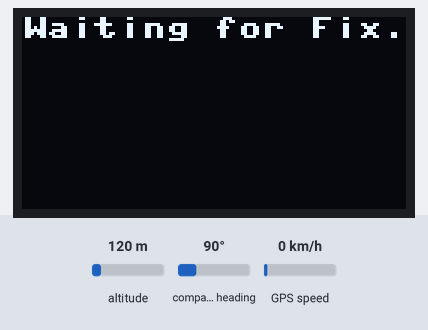
Recording of a program running on a simulated MicroPython board. Shown: 128×64 one-colour display. The test bench sets the inputs (shaded band); at power-on: altitude 120 m, compass heading 90°, GPS speed 0 km/h. The GPS gets a fix after 3 s at 37.7749, -122.4194 with 8 satellites; threads take turns every 2 ms; what the program prints to the serial console is not drawn.

Above: at 2.5 s.

The program:

gps_dual_core_with_oled.py
```python
from machine import Pin, UART, SoftI2C
import time
import _thread
from ssd1306 import SSD1306_I2C

# Use SoftI2C instead of hardware I2C
i2c2 = SoftI2C(sda=Pin(2), scl=Pin(3), freq=100000)
time.sleep(0.2)
dsp = SSD1306_I2C(128, 64, i2c2)

dataLock = _thread.allocate_lock()
keepRunning = True
GPS = UART(1, baudrate=9600, tx=Pin(8), rx=Pin(9))
GPS.write(b"$PMTK314,0,1,1,1,1,1,1,0,0,0,0,0,0,0,0,0,0,0,0*28\r\n")

NMEAdata = {
    'GPGGA' : "",
    'GPGSA' : "",
    'GPRMC' : "",
    'GPVTG' : ""
}

GPSdata = {
    'latDD'     : 0,
    'lonDD'     : 0,
    'heading'   : 0,
    'fix'       : False,
    'sats'      : 0,
    'knots'     : 0
}

def gpsThread():
    print("Thread Running")
    global keepRunning, NMEAdata
    GPGGA = ""
    GPGSA = ""
    GPRMC = ""
    GPVTG = ""

    while not GPS.any():
        pass
    while GPS.any():
        junk = GPS.read()
        print(junk)

    myNMEA = ""
    while keepRunning:
        if GPS.any():
            myChar = GPS.read(1).decode('utf-8')
            myNMEA = myNMEA + myChar
            if myChar == '\n':
                myNMEA = myNMEA.strip()
                if len(myNMEA) > 6:  # Check minimum length
                    if myNMEA[1:6] == "GPGGA":
                        GPGGA = myNMEA
                    if myNMEA[1:6] == "GPGSA":
                        GPGSA = myNMEA
                    if myNMEA[1:6] == "GPRMC":
                        GPRMC = myNMEA
                    if myNMEA[1:6] == "GPVTG":
                        GPVTG = myNMEA
                    if GPGGA != "" and GPGSA != "" and GPRMC != "" and GPVTG != "":
                        dataLock.acquire()
                        NMEAdata = {
                            'GPGGA' : GPGGA,
                            'GPGSA' : GPGSA,
                            'GPRMC' : GPRMC,
                            'GPVTG' : GPVTG
                        }
                        dataLock.release()
                myNMEA = ""
    print("Thread Terminated Cleanly")

def parseGPS():
    try:
        readFix = int(NMEAmain['GPGGA'].split(',')[6])
        if readFix != 0:
            GPSdata['fix'] = True

            # Parse Latitude
            latRAW = NMEAmain['GPGGA'].split(',')[2]
            if latRAW:
                latDD = int(latRAW[0:2]) + float(latRAW[2:])/60
                if NMEAmain['GPGGA'].split(',')[3] == 'S':
                    latDD = -latDD
                GPSdata['latDD'] = latDD

            # Parse Longitude
            lonRAW = NMEAmain['GPGGA'].split(',')[4]
            if lonRAW:
                lonDD = int(lonRAW[0:3]) + float(lonRAW[3:])/60
                if NMEAmain['GPGGA'].split(',')[5] == 'W':
                    lonDD = -lonDD
                GPSdata['lonDD'] = lonDD

            # Parse Heading
            heading_str = NMEAmain['GPRMC'].split(',')[8]
            if heading_str:
                GPSdata['heading'] = float(heading_str)
            else:
                GPSdata['heading'] = 0

            # Parse Speed
            knots_str = NMEAmain['GPRMC'].split(',')[7]
            if knots_str:
                GPSdata['knots'] = float(knots_str)
            else:
                GPSdata['knots'] = 0

            # Parse Satellites
            sats = NMEAmain['GPGGA'].split(',')[7]
            sats = int(sats)
            GPSdata['sats'] = sats if sats else '0'
        else:
            GPSdata['fix'] = False

    except (ValueError, IndexError) as e:
        print("GPS Parse Error:", e)
        GPSdata['fix'] = False

def dispOLED():
    dsp.fill(0)
    if GPSdata['fix'] == False:
        dsp.text("Waiting for Fix...", 0, 0)
    else:
        dsp.text("ULTIMATE GPS:", 0, 0)
        dsp.text("LAT:" + str(round(GPSdata['latDD'], 4)), 0, 12)
        dsp.text("LON:" + str(round(GPSdata['lonDD'], 4)), 0, 24)
        dsp.text("SPD:" + str(round(GPSdata['knots'], 1)) + 'kts', 0, 36)
        dsp.text("HDG:" + str(round(GPSdata['heading'], 1)), 0, 48)
        dsp.text("SAT:" + str(GPSdata['sats']), 90, 48)
    dsp.show()

# Start GPS thread
_thread.start_new_thread(gpsThread, ())
time.sleep(2)

try:
    while True:
        dataLock.acquire()
        NMEAmain = NMEAdata.copy()
        dataLock.release()
        parseGPS()

        if GPSdata['fix'] == False:
            print("Waiting for Fix . . .")
        else:
            print("Ultimate GPS Tracker Report:")
            print("Lat and Lon:", GPSdata['latDD'], GPSdata['lonDD'])
            print("Knots:", GPSdata['knots'])
            print("Heading:", GPSdata['heading'])
            print("Sats:", GPSdata['sats'])
            print()

        dispOLED()
        time.sleep(10)

except KeyboardInterrupt:
    print("\nStopping Program . . . Cleaning Up UART")
    keepRunning = False
    time.sleep(1)
    GPS.deinit()
    time.sleep(1)
    dsp.fill(0)
    dsp.show()
    print("Exited Cleanly")
```
